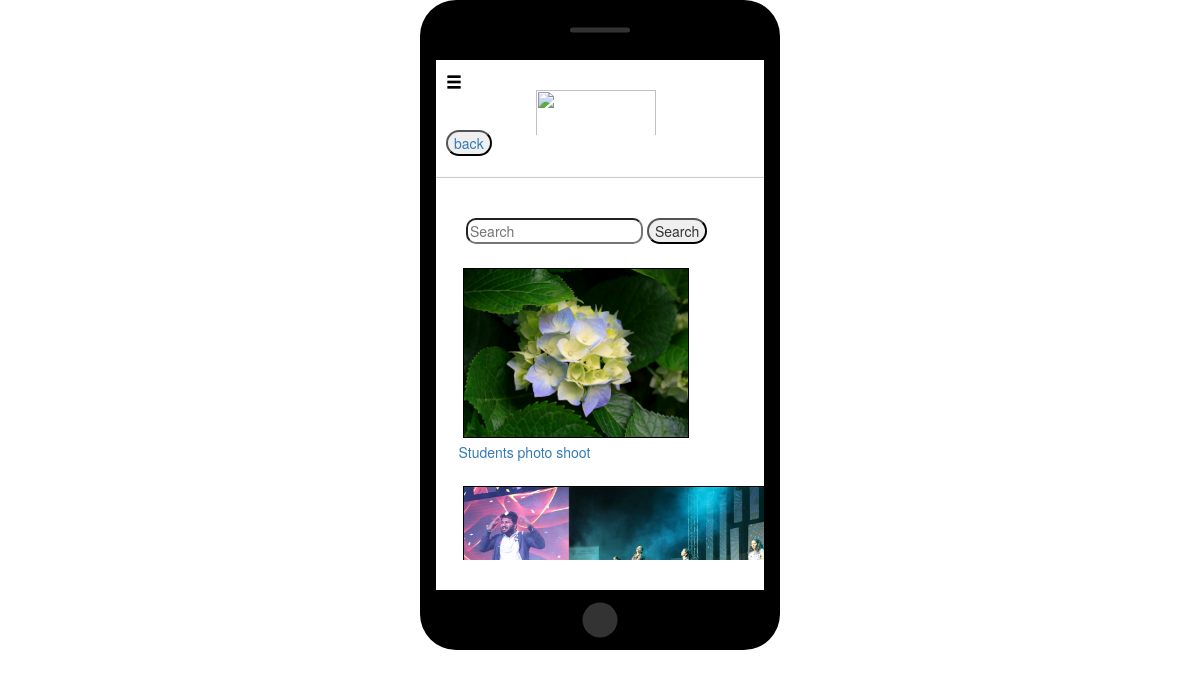
The app's page /College-events-images/ (signed in) with its own data.
### digital/models.py (models this page shows, shortened)
class GallaryModel(models.Model):
	title = models.CharField(max_length=256)
	slug = models.SlugField(max_length = 264,unique_for_date = "publish")
	image = models.ImageField(upload_to='images')
	desc = models.TextField()
	publish = models.DateTimeField(default = timezone.now)
	created = models.DateTimeField(auto_now_add = True)
	updated = models.DateTimeField(auto_now = True)
	def get_absolute_image(self):
		return reverse('gallary',args=[self.publish.year,self.publish.strftime('%m'),self.publish.strftime('%d'),self.slug])

### digital/views.py (the view)
# urls.py: url(r'^College-events-images/$', views.gallary_view),
@login_required
def gallary_view(request):
	images = models.GallaryModel.objects.all()
	return render(request,'digital/gallary.html',{'images':images})

### templates/digital/gallary.html
<!doctype html>
{%extends 'digital/base.html'%}
{%block base%}
	<a href="/"><button class="back">back</button></a>
	<hr>
	<div id="oupdf">
		  <form method='get' action='/Search-college-events-images'>
		    <input type="text" placeholder="Search" name='query' id='query' style="border-radius:10px;">
			<button type="submit" style="border-radius:30px;">Search</button>
		  </form>
		<br>
		<div class="row">
			<div class="column">
				{%for image in images%}
					<img src="{{image.image.url}}" height="170" width="auto" class="images"> <br><a href="{{image.get_absolute_image}}">{{image.desc}}</a><br><br>
				{%endfor%}
			</div>
		</div>
	</div>
{%endblock%}

### templates/digital/base.html (style rules this page uses)
.back { margin-left:10px; border-radius:30px; }
#oupdf { margin:20px; padding:10px; margin-top:30px; }
.images { margin:4px; border:1px solid black; }

### records on screen
GallaryModel: image (picture), desc "Students photo shoot"
GallaryModel: image (picture)
